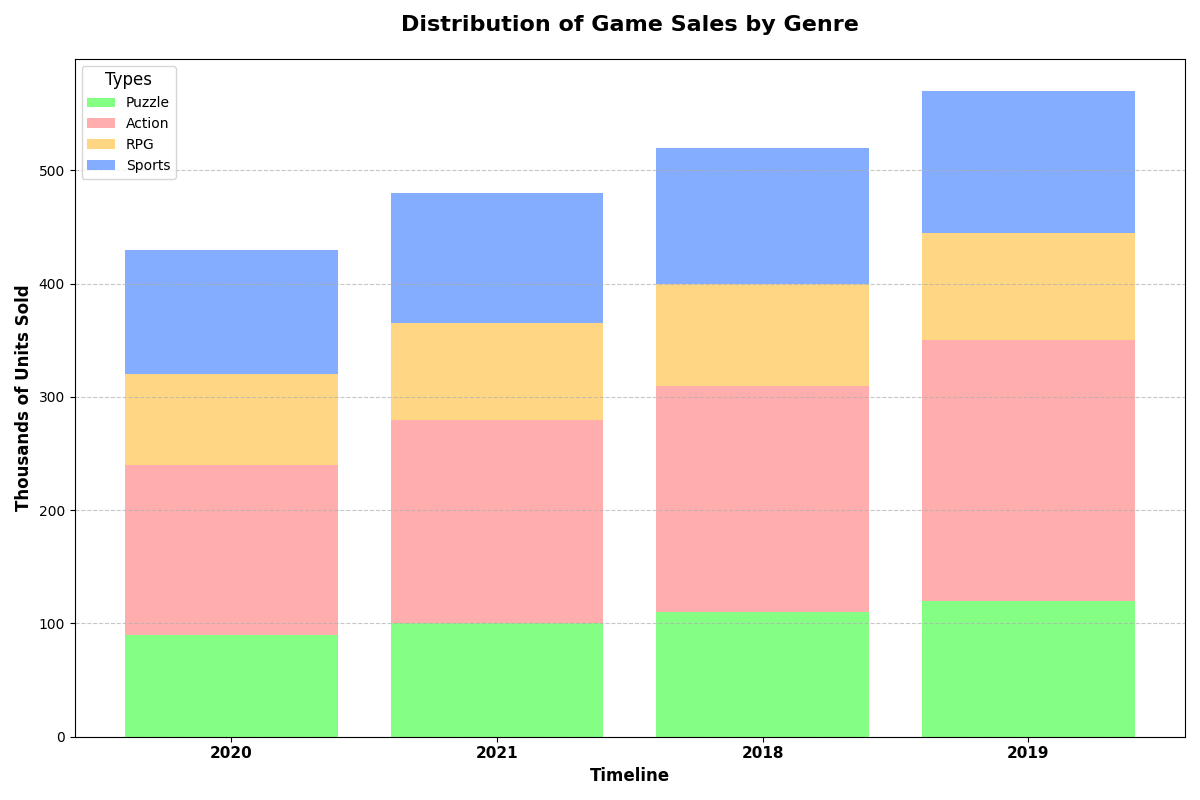

Generate this figure with Python:
import matplotlib.pyplot as plt
import numpy as np

years = ['2020', '2021', '2018', '2019']
genres = ['Puzzle', 'Action', 'RPG', 'Sports']

units_sold = {
    'Puzzle': [90, 100, 110, 120],
    'Action': [150, 180, 200, 230],
    'RPG': [80, 85, 90, 95],
    'Sports': [110, 115, 120, 125]
}

colors = ['#66ff66', '#ff9999', '#ffcc66', '#6699ff']

fig, ax1 = plt.subplots(figsize=(12, 8))

index = np.arange(len(years))
cumulative_values = np.zeros(len(years))

for i, (genre, values) in enumerate(units_sold.items()):
    ax1.bar(index, values, label=genre, color=colors[i], alpha=0.8, bottom=cumulative_values)
    cumulative_values += np.array(values)

ax1.set_xlabel('Timeline', fontsize=12, weight='bold')
ax1.set_ylabel('Thousands of Units Sold', fontsize=12, weight='bold')
ax1.set_title('Distribution of Game Sales by Genre', fontsize=16, weight='bold', pad=20)
ax1.set_xticks(index)
ax1.set_xticklabels(years, fontsize=11, weight='bold')
ax1.legend(title='Types', fontsize=10, title_fontsize='12', loc='upper left')
ax1.grid(axis='y', linestyle='--', alpha=0.7)

plt.tight_layout()
plt.show()
